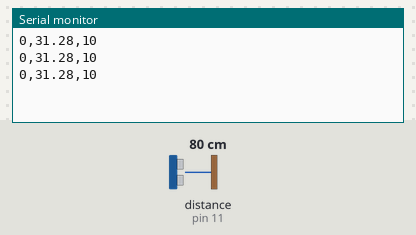
This sketch was run on a simulated Arduino Uno, built with avr-gcc and run on an emulated ATmega328P. Parts: the last lines printed to the serial monitor. Wiring (inferred from the names in the program): ultrasonic range finder: trigger pin 12; echo pin 11. Inputs (shaded band) come from the test bench; at power-on: distance to the obstacle (sensor on pin 11) 80 cm. The echo pulse lasts 58.3 µs per cm.

Above: at 1.3 s.
1.4 s: distance to the obstacle (sensor on pin 11) set to 2 cm
At 2.0 s:
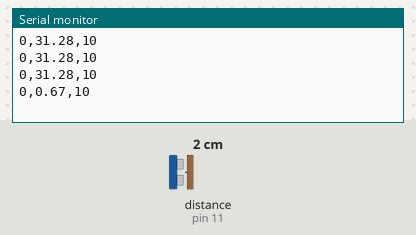
2.9 s: distance to the obstacle (sensor on pin 11) set to 4 cm
At 3.6 s:
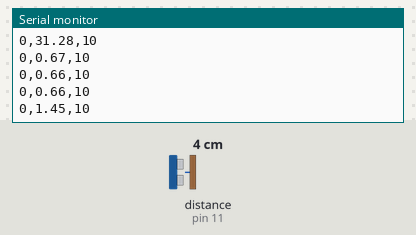
Timing chart, 0 to 5.9 s (numbered marks = the images above; inputs shaded):
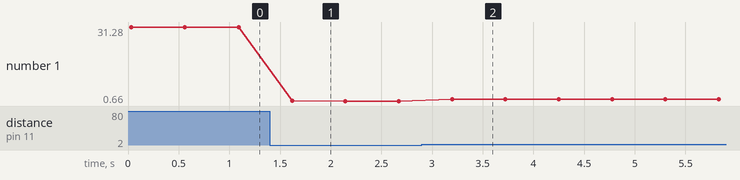

Measured:
- after the input at 1.4 s, the serial monitor: prints a new line after 0.22 s (image 1)
- after the input at 2.9 s, the serial monitor: prints a new line after 0.30 s (image 2)
- plotted number 1: 31.28 → 0.66 after the input at 1.4 s, 0.66 → 1.45 after the input at 2.9 s

The sketch:

56-Serial-Plotter.ino
```cpp
/**
 * Lesson 56 - Serial Plotter

Using the serial plotter to graph live data
 */


int trigPin = 12;
int echoPin = 11;
int pingTravelTime;
float pingTravelDistance;
float distToTarget;

void setup() {
  pinMode(trigPin, OUTPUT);
  pinMode(echoPin, INPUT);
  Serial.begin(9600);
}

void loop() {
  digitalWrite(trigPin,LOW);
  delayMicroseconds(10);
  digitalWrite(trigPin,HIGH);
  delayMicroseconds(10);
  digitalWrite(trigPin,LOW);
  pingTravelTime = pulseIn(echoPin, HIGH);
  delay(25);

  pingTravelDistance = (pingTravelTime*765.*5280.*12.)/(3600.*1000000.);
  distToTarget = pingTravelDistance/2;

  Serial.print(0);
  Serial.print(",");
  Serial.print(distToTarget);
  Serial.print(",");
  Serial.println(10);


  delay(500);
  }
```
